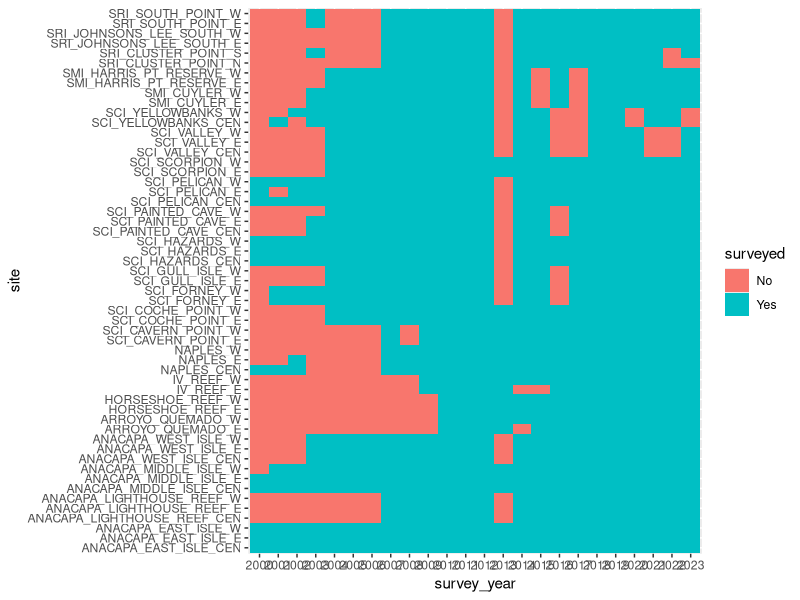
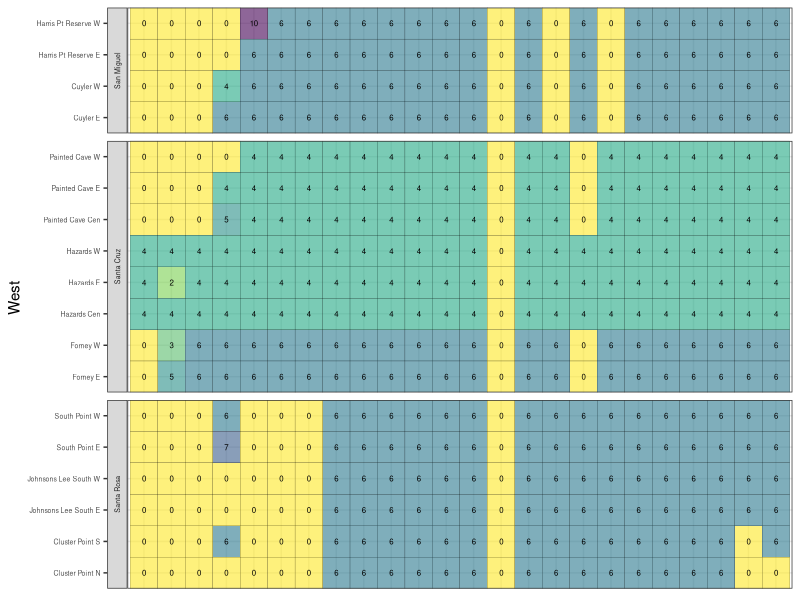
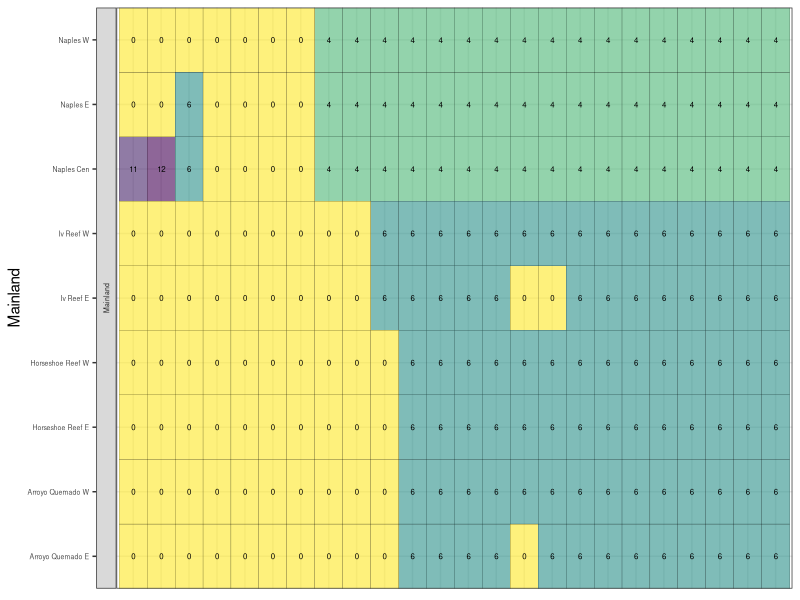
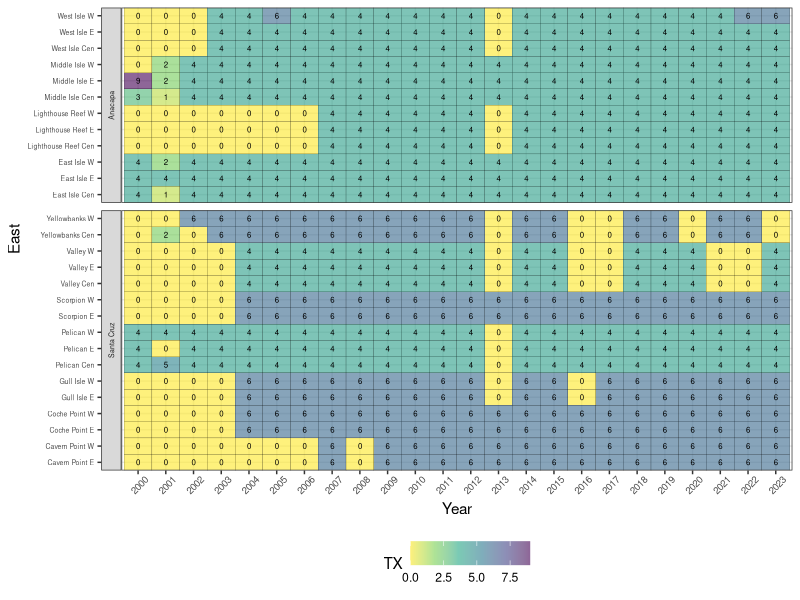
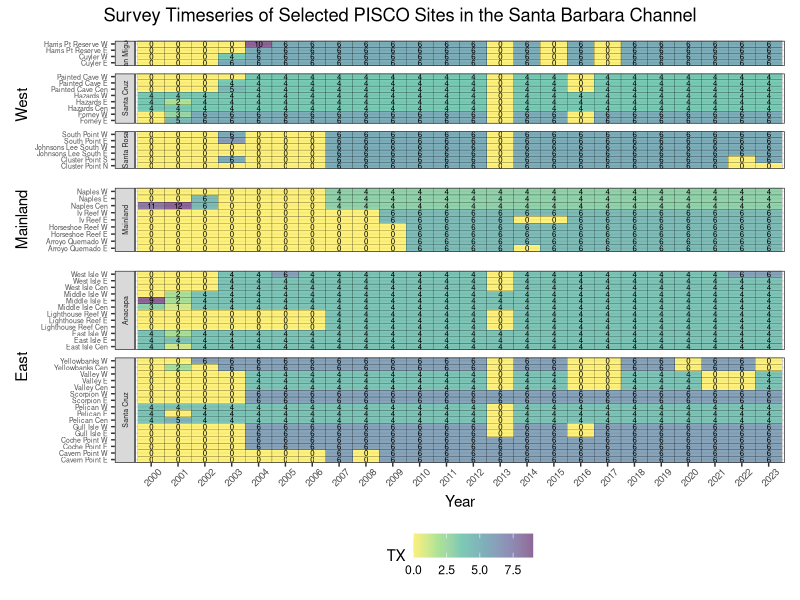

These charts were generated, in order, by the following R code: (Note: this script raises an error after producing the figures.)

## Load libraries ----
library(tidyverse)
library(viridis)
library(patchwork)

# 1. LOAD DATA ----
upc_swath_ucsb <- read_csv("data/upc_swath_ucsb_ALL.csv")

## Create DF with site names and region - used to create table for Sofia to fill in
# site_names <- upc_swath_ucsb %>% 
#   select(site, region) %>% 
#   distinct()

## Read in site name key
sites_data <- read_csv("data/upc_sites_sofia.csv") %>% 
  mutate(site_clean = str_to_title(site_clean))


# 2. SITE SURVEY TIMESERIES (TABLE) ----

#Table of sites & timeseries data. Before creating a figure, prep the data. 

# Dplyr method ----

# Reshape the data using pivot_wider
survey_tx <- upc_swath_ucsb %>%
  pivot_wider(id_cols = site, 
              names_from = survey_year,
              values_from = n.swath.tx) %>%
  #then we repopulate NAs with zeroes
  mutate_all(~replace(., is.na(.), 0))

#To plot more easily we reshape data from wide to long
survey_long_tx <- survey_tx %>%
  pivot_longer(
    cols = -site,
    names_to = "survey_year",
    values_to = "tx"#pivot all columns except site
  ) %>% # we add a column for surveyed: YES/NO
  mutate(surveyed = ifelse(tx == 0, "No", "Yes")) %>% 
  left_join(sites_data, by = "site")


# Basic plot ----
ggplot(survey_long_tx, 
       aes(survey_year, 
           site, 
           fill = surveyed ))+
  geom_tile()


## DF by region
east_sites <- survey_long_tx %>% 
  filter(region == "East")

mainland_sites <- survey_long_tx %>% 
  filter(region == "Mainland")

west_sites <- survey_long_tx %>% 
  filter(region == "West")


# Polished plot by region ----

## WEST----
tx_survey_plot_west <- ggplot(west_sites, 
                         aes(survey_year, 
                             site_clean, 
                             fill = tx, 
                             label = tx)) +
  geom_tile(color = "black", 
            linewidth = 0.05, 
            aes(height = 1)) + #this is the line that makes tile height uneven
  geom_text(size = 2, 
            color = "black") +
  labs(y = "West") +
  scale_fill_viridis_c(direction = -1,
                       alpha = 0.6)+
  # scale_fill_manual(values = c("salmon", "darkseagreen"))+
  theme_bw() +
  theme(legend.position = "none", 
        # plot.title = element_text(hjust = 0.8),
        axis.text.y = element_text(size = 5),
        axis.text.x = element_blank(),
        axis.title.x = element_blank(),
        axis.ticks.x = element_blank(),
        strip.text = element_text(size = 5))+
  facet_grid(rows = vars(island),
             scales = "free_y",
             space = "free_y",
             switch = "y")+
  scale_y_discrete(expand = expansion(mult = 0.02)) #expansion(mult = 0.02)

tx_survey_plot_west  

## MAINFLAND ----
tx_survey_plot_mainland <- ggplot(mainland_sites, 
                                  aes(survey_year, 
                                      site_clean, 
                                      fill = tx, 
                                      label = tx)) +
  geom_tile(color = "black", 
            linewidth = 0.05, 
            aes(height = 1)) + #this is the line that makes tile height uneven
  geom_text(size = 2, 
            color = "black") +
  labs(y = "Mainland") +
  scale_fill_viridis_c(direction = -1,
                       alpha = 0.6)+
  # scale_fill_manual(values = c("salmon", "darkseagreen"))+
  theme_bw() +
  theme(legend.position = "none", 
        # plot.title = element_text(hjust = 0.8),
        axis.text.y = element_text(size = 5),
        axis.text.x = element_blank(),
        axis.title.x = element_blank(),
        axis.ticks.x = element_blank(),
        strip.text = element_text(size = 5))+
  facet_grid(rows = vars(island),
             scales = "free_y",
             space = "free_y",
             switch = "y")+
  scale_y_discrete(expand = expansion(mult = 0.02)) #expansion(mult = 0.02)


tx_survey_plot_mainland

## EAST ----

tx_survey_plot_east <- ggplot(east_sites, 
                              aes(survey_year, 
                                  site_clean, 
                                  fill = tx, 
                                  label = tx)) +
  geom_tile(color = "black", 
            linewidth = 0.05, 
            aes(height = 1)) + #this is the line that makes tile height uneven
  geom_text(size = 2, 
            color = "black") +
  labs(y = "East",
       x = "Year",
       fill = "TX") +
  scale_fill_viridis_c(direction = -1,
                       alpha = 0.6)+
  # scale_fill_manual(values = c("salmon", "darkseagreen"))+
  theme_bw() +
  theme(legend.position = "bottom", 
        # plot.title = element_text(hjust = 0.8),
        axis.text.y = element_text(size = 5),
        axis.text.x = element_text(size = 7,
                                   angle = 45,
                                   hjust = 0.5,
                                   vjust = 0.7),
        strip.text = element_text(size = 5))+
  facet_grid(rows = vars(island),
             scales = "free_y",
             space = "free_y",
             switch = "y")+
  scale_y_discrete(expand = expansion(mult = c(0,0)))


tx_survey_plot_east


all_plots <- tx_survey_plot_west/tx_survey_plot_mainland/tx_survey_plot_east+
  plot_annotation(
    'Survey Timeseries of Selected PISCO Sites in the Santa Barbara Channel', 
    theme=theme(plot.title=element_text(hjust=0.5)))+
  plot_layout(heights = c(2, 1, 3))

all_plots

# ggsave(here("Plots//Sites_Info_Maps//tx_survey_plot.pdf"), tx_survey_plot, width = 14, height = 8)

# title = "Survey Timeseries of Selected PISCO Sites in the Santa Barbara Channel"


#NEXT STEPS TO DO: THANKS CAMILA! 
#1. Fix tile height so there is more space between site names in y-axis. 
#2. Change the format of "sites": instead of them appearing as "SCI_SOUTH_POINT_E", I want them to be only South Point East, or West, or Centre (for CEN). 
#2. Reorder the appearance of sites: On the y-axis, I would like brackets that group them in the respective regions. I want them to appear grouped by region. Top are Eastern sites, then the Western sites, then the Mainland. 

#3. Change color of cells: so that the colors of cells have 3 potential values (maybe white, light blue, and purple? for instance one color for 0 surveys, and then for other surveys). I want a diverging color palette that is color-blind friendly, cause red and green now is bad. 



#----------------- TEST ZONE -----------------------------
#2. How to reorder sites by island (indicate with a symbol, or add brackets around the sites) --> library(pBrackets) + multcompView
my_plot_with_brackets <- pBrackets(
  p = my_plot,
  categories = c("Group A", "Group B"),
  labels = c("Group 1", "Group 2"),
  type = "brace"
)

scale_x_discrete(guide = guide_prism_bracket(width = 0.12, outside = FALSE))

test + scale_y_discrete(guide = "prism_bracket")

#3. Tried changing colors to continuous gradient so we can see more variety: 0, 4, 6, 6+

# create a new variable "range" for count intervals

test_reshaped_long_tx <- survey_long_tx %>% 
  mutate(interval = case_when(
    tx == 0 ~ "0",
    tx <= 3 ~ "1-3",
    tx <= 6 ~ "4-6",
    tx <= 9 ~ "7-9",
    TRUE ~ "10-12"
  ))

#Custom colors:
custom_cols <- brewer.pal(9, "YlGnBu")[c(1, 3, 5, 6, 7)]

#Now we plot:
test <- ggplot(test_reshaped_long_tx, aes(survey_year, site, fill = interval, label = tx)) +
  geom_tile(color = "black", size = 0.05, aes(height = 1)) + #this is the line that makes tile height uneven
  geom_text(size = 2, color = "black") +
  labs(title = "Survey Timeseries of Selected PISCO Sites in the Santa Barbara Channel",
       x = "Survey Year (2000 - 2021)",
       y = "Site", 
       fill = "Surveyed") +
  scale_y_discrete(guide = guide_prism_bracket(width = 0.12, outside = FALSE)) +
  scale_fill_manual(values = custom_cols) +
  # scale_fill_brewer(palette = "BuPu") +
  theme_minimal() +
  theme(legend.position = "right", plot.title = element_text(hjust = 0.8)) + scale_y_discrete(expand = expansion(mult = 0.02))

test



